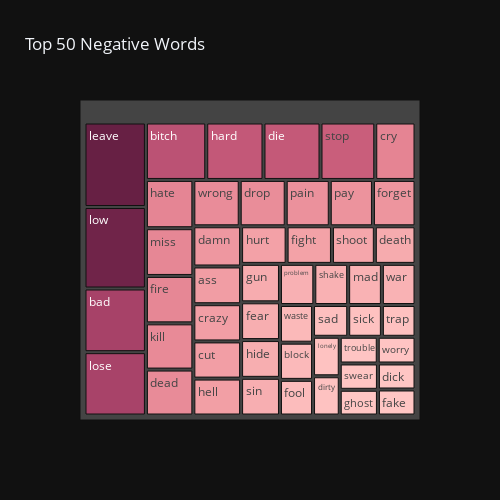

The notebook cell this image was saved under:
### Code cell
neg_sent_treemap(US_2022_lyrics)

### Figure 1 — Plotly figure (JSON) as saved in the notebook; plotly's stock layout.template omitted (floating-point values rounded to 4 significant figures)
{"data": [{"hovertemplate": "<b>%{label} </b> <br> Count: %{value}", "labels": ["leave", "low", "bad", "lose", "bitch", "hard", "die", "stop", "cry", "hate", "miss", "fire", "kill", "dead", "wrong", "drop", "pain", "pay", "forget", "damn", "ass", "crazy", "cut", "hell", "hurt", "fight", "shoot", "death", "gun", "fear", "hide", "sin", "problem", "shake", "mad", "war", "waste", "block", "fool", "sad", "sick", "trap", "lonely", "dirty", "trouble", "worry", "swear", "ghost", "dick", "fake"], "marker": {"colors": [2920, 2817, 2200, 2189, 1950, 1851, 1843, 1770, 1301, 1288, 1274, 1266, 1233, 1226, 1209, 1199, 1149, 1126, 1109, 1080, 1014, 1000, 998, 992, 963, 959, 907, 860, 841, 826, 826, 824, 795, 783, 781, 778, 701, 692, 663, 629, 602, 601, 594, 590, 571, 567, 565, 552, 550, 550], "colorscale": [[0, "rgb(255, 198, 196)"], [0.1667, "rgb(244, 163, 168)"], [0.3333, "rgb(227, 129, 145)"], [0.5, "rgb(204, 96, 125)"], [0.6667, "rgb(173, 70, 108)"], [0.8333, "rgb(139, 48, 88)"], [1, "rgb(103, 32, 68)"]]}, "name": "", "parents": ["", "", "", "", "", "", "", "", "", "", "", "", "", "", "", "", "", "", "", "", "", "", "", "", "", "", "", "", "", "", "", "", "", "", "", "", "", "", "", "", "", "", "", "", "", "", "", "", "", ""], "type": "treemap", "values": [2920, 2817, 2200, 2189, 1950, 1851, 1843, 1770, 1301, 1288, 1274, 1266, 1233, 1226, 1209, 1199, 1149, 1126, 1109, 1080, 1014, 1000, 998, 992, 963, 959, 907, 860, 841, 826, 826, 824, 795, 783, 781, 778, 701, 692, 663, 629, 602, 601, 594, 590, 571, 567, 565, 552, 550, 550]}], "layout": {"autosize": false, "height": 500, "title": {"text": "Top 50 Negative Words"}, "width": 500}}
